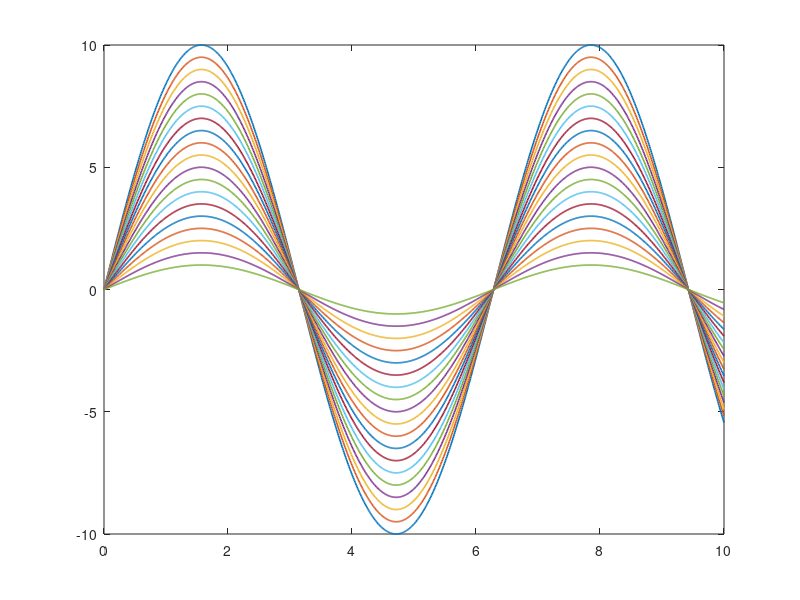

Recreate this plot in MATLAB. (Note: this script raises an error after producing the figure.)
mypath = erase(mfilename("fullpath"), "documentation_script");

myaxes = axes();
plot(0:0.01:10, (10:-0.5:1)'*sin(0:0.01:10), "LineWidth",1.2)
saveplot(mypath+"ouch_my_eyes_1.png", myaxes);

fireflies();
saveplot(mypath+"fireflies_1.png", myaxes);

fireflies("ColorSamples", 5);
saveplot(mypath+"fireflies_ColorSamples_1.png", myaxes);
cla

figure()
myaxes2 = axes();
plot(0:0.01:10, (10:-0.5:1)'*sin(0:0.01:10), "LineWidth",1.2)

borealis();
saveplot(mypath+"borealis_1.png", myaxes2);

dark_mode();
saveplot(mypath+"dark_mode_1.png", myaxes2);

dark_mode2();
saveplot(mypath+"dark_mode2_1.png", myaxes2);


sangbok();
saveplot(mypath+"sangbok_1.png", myaxes2);


cla
figure()
myaxes3 = axes();

membrane()
fireflies();
saveplot(mypath+"fireflies_membrane_1.png", myaxes3);


myapp = rear_axel_dashboard;
fireflies;



figure()
myplot1 = subplot(1,2,1);
plot(0:0.1:10, sin(0:0.1:10));
myplot2 = subplot(1,2,2);
plot(0:0.1:10, cos(0:0.1:10));

borealis( "Figure", myplot2)
fireflies("Figure", myplot1)